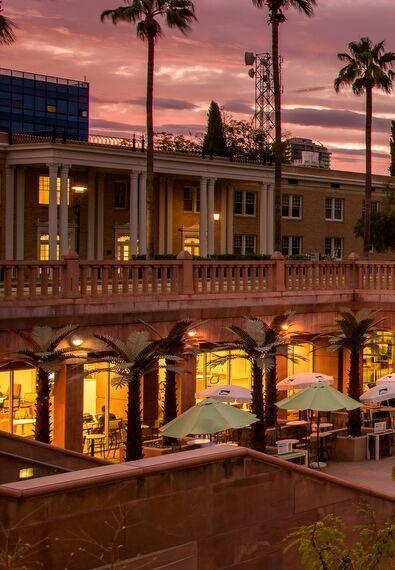
#> input picture 11.jpeg, 395 x 570 px
$ python stitch.py
#> lines starting #> are read from the running program, lines starting #| are printed output that depends on the picture
### panorama.py
import numpy as np
import cv2

class PanoramaCreator:
    def stitch(self, images, lowe_ratio=0.75, ransac_thresh=4.0, display_matches=False):
        # Extract features and keypoints
        (imgB, imgA) = images
        (kpA, featA) = self._extract_features(imgA)
        (kpB, featB) = self._extract_features(imgB)

        # Match keypoints and compute homography
        match_info = self._match_keypoints(kpA, kpB, featA, featB, lowe_ratio, ransac_thresh)
        if match_info is None:
            return None

        # Warp perspective and combine images
        (matches, H, status) = match_info
        result = self._warp_images(imgA, imgB, H)
        result[0:imgB.shape[0], 0:imgB.shape[1]] = imgB

        if display_matches:
            vis = self._draw_matches(imgA, imgB, kpA, kpB, matches, status)
            return result, vis

        return result

    def _warp_images(self, imgA, imgB, H):
        width = imgA.shape[1] + imgB.shape[1]
        result = cv2.warpPerspective(imgA, H, (width, imgA.shape[0]))
        return result

    def _extract_features(self, image):
        sift = cv2.SIFT_create()
        keypoints, features = sift.detectAndCompute(image, None)
        keypoints = np.float32([kp.pt for kp in keypoints])
        return keypoints, features

    def _match_keypoints(self, kpA, kpB, featA, featB, lowe_ratio, ransac_thresh):
        all_matches = self._compute_matches(featA, featB)
        valid_matches = self._filter_matches(all_matches, lowe_ratio)

        if len(valid_matches) > 4:
            ptsA = np.float32([kpA[i] for (_, i) in valid_matches])
            ptsB = np.float32([kpB[i] for (i, _) in valid_matches])
            H, status = cv2.findHomography(ptsA, ptsB, cv2.RANSAC, ransac_thresh)
            return valid_matches, H, status
        return None

    def _compute_matches(self, featA, featB):
        matcher = cv2.DescriptorMatcher_create("BruteForce")
        matches = matcher.knnMatch(featA, featB, 2)
        return matches

    def _filter_matches(self, matches, lowe_ratio):
        valid_matches = []
        for m, n in matches:
            if m.distance < n.distance * lowe_ratio:
                valid_matches.append((m.trainIdx, m.queryIdx))
        return valid_matches

    def _draw_matches(self, imgA, imgB, kpA, kpB, matches, status):
        (hA, wA) = imgA.shape[:2]
        vis = np.zeros((max(hA, imgB.shape[0]), wA + imgB.shape[1], 3), dtype="uint8")
        vis[0:hA, 0:wA] = imgA
        vis[0:imgB.shape[0], wA:] = imgB

        for ((trainIdx, queryIdx), s) in zip(matches, status):
            if s == 1:
                ptA = (int(kpA[queryIdx][0]), int(kpA[queryIdx][1]))
                ptB = (int(kpB[trainIdx][0]) + wA, int(kpB[trainIdx][1]))
                cv2.line(vis, ptA, ptB, (0, 255, 0), 1)
        return vis

### stitch.py
from panorama import PanoramaCreator
import imutils
import cv2
import os

# Get number of images and their filenames from the user
num_images = int(input("Enter the number of images to stitch: "))
#> the answer given: 3
print("Enter the filenames in left-to-right order:")

filenames = []
for i in range(num_images):
    filenames.append(input(f"Enter filename for image {i + 1} with path and extension: "))
#> this loop made 3 passes; the answer given on pass 1: 11.jpeg

# Read and resize images
images = []
for filename in filenames:
    if not os.path.isfile(filename):
        print(f"Error: File '{filename}' does not exist.")
        exit(1)
    image = cv2.imread(filename)
#> image is the input picture: shape (570, 395, 3); mean B, G, R 46.2, 65.1, 110.3
    if image is None:
        print(f"Error: Unable to read '{filename}'.")
        exit(1)
    images.append(image)

# Resize all images to the same height
min_height = min(image.shape[0] for image in images)
#> min_height = 570
images = [imutils.resize(image, height=min_height) for image in images]
#> images = 3 items

# Create panorama object and stitch images
stitcher = PanoramaCreator()
if num_images == 2:
    result, keypoints_image = stitcher.stitch([images[0], images[1]], display_matches=True)
else:
    result, keypoints_image = stitcher.stitch([images[-2], images[-1]], display_matches=True)
#> in _extract_features, `keypoints, features = sift.detectAndCompute(image, None)`: keypoints = 5566 keypoints; strongest (x, y, size): (52, 376, 3.9), (1336, 220, 3.6), (216, 216, 4), (1154, 440, 7.1)
#> in _extract_features, `keypoints = np.float32([kp.pt for kp in keypoints])`: keypoints = 5566 pairs, first value 2.31 to 1396.9, second value 4.39 to 567.2
#> in stitch, `(kpA, featA) = self._extract_features(imgA)`: kpA has the same summary as keypoints in _extract_features
#> in _extract_features (call 2), `keypoints, features = sift.detectAndCompute(image, None)`: keypoints = 5566 keypoints; strongest (x, y, size): (52, 376, 3.9), (1336, 220, 3.6), (216, 216, 4), (1154, 440, 7.1)
#> in stitch, `(kpB, featB) = self._extract_features(imgB)`: kpB = 5566 pairs, first value 2.31 to 1396.9, second value 4.39 to 567.2
#> in _compute_matches, `matches = matcher.knnMatch(featA, featB, 2)`: matches = 5566 matches
#> after the loop in _filter_matches, `for m, n in matches:`: valid_matches = 5566 pairs, first value 0 to 5565, second value 0 to 5565
#> in _match_keypoints, `ptsA = np.float32([kpA[i] for (_, i) in valid_matches])`: ptsA has the same summary as kpB in stitch
#> in _match_keypoints, `ptsB = np.float32([kpB[i] for (i, _) in valid_matches])`: ptsB has the same summary as kpB in stitch
#> in _match_keypoints, `H, status = cv2.findHomography(ptsA, ptsB, cv2.RANSAC, ransac_thresh)`: H = [[1, -1.26e-15, 2.17e-12], [-2.15e-15, 1, 1.52e-12], [-7.75e-18, -3.72e-18, 1]]; status = 5566 values from 1 to 1
#> in stitch, `(matches, H, status) = match_info`: matches has the same summary as valid_matches in _filter_matches
#> in _warp_images, `result = cv2.warpPerspective(imgA, H, (width, imgA.shape[0]))`:
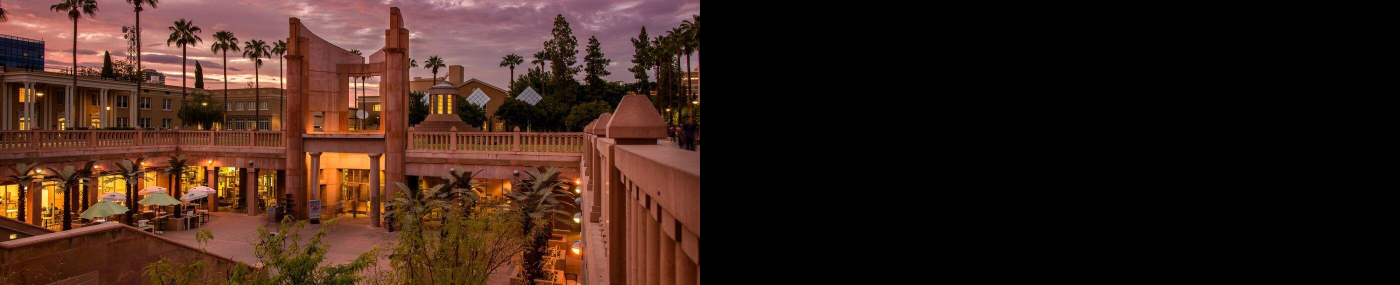
#> result: shape (570, 2800, 3) (shown at 1/2 size); mean B, G, R 25.1, 33.8, 56.6
#> in _draw_matches, `vis[0:imgB.shape[0], wA:] = imgB`:
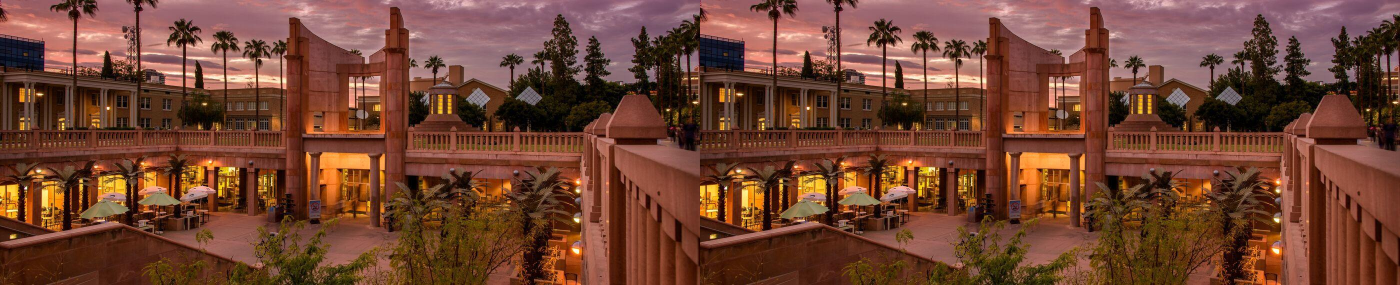
#> vis: shape (570, 2800, 3) (shown at 1/2 size); mean B, G, R 50.2, 67.6, 113.2
#> the loop in _draw_matches, `for ((trainIdx, queryIdx), s) in zip(matches, status):` made 5566 passes
#> (ptA, ptB) on passes 1 to 12: ((2, 35), (1402, 35)), ((2, 289), (1402, 289)), ((2, 420), (1402, 420)), ((2, 294), (1402, 294)), ((2, 294), (1402, 294)), ((3, 31), (1403, 31)), ((3, 31), (1403, 31)), ((3, 265), (1403, 265)), ((4, 146), (1404, 146)), ((4, 389), (1404, 389)), ((6, 374), (1406, 374)), ((7, 398), (1407, 398))
#> ptA on pass 100: (41, 252)
#> after the loop in _draw_matches, `for ((trainIdx, queryIdx), s) in zip(matches, status):`:
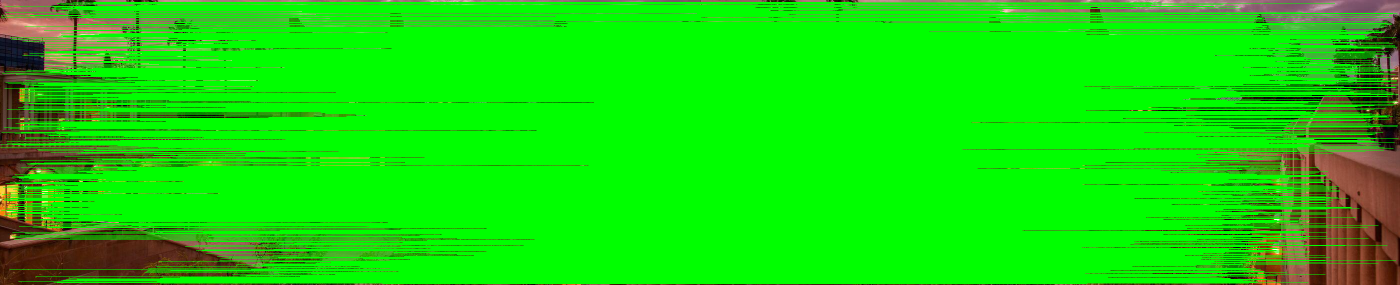
#> vis: shape (570, 2800, 3) (shown at 1/2 size); mean B, G, R 9.9, 219.3, 21.3
    for i in range(num_images - 2):
        result, keypoints_image = stitcher.stitch([images[-i - 3], result], display_matches=True)
#> this loop made 1 pass
#> pass 1, in _warp_images (call 2), `result = cv2.warpPerspective(imgA, H, (width, imgA.shape[0]))`:
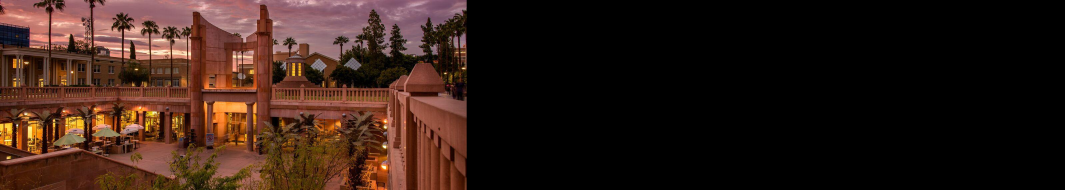
#> result: shape (570, 3195, 3) (shown at 1/3 size); mean B, G, R 22, 29.6, 49.6
#> pass 1, in stitch (call 2), `vis = self._draw_matches(imgA, imgB, kpA, kpB, matches, status)`:
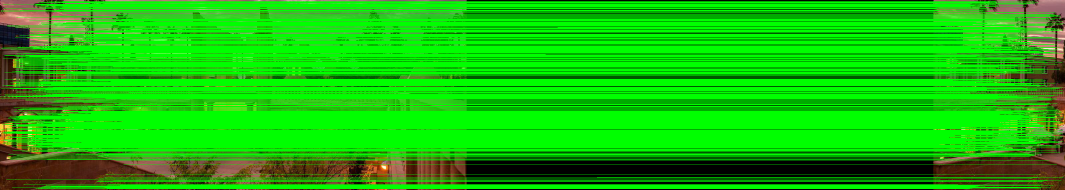
#> vis: shape (570, 3195, 3) (shown at 1/3 size); mean B, G, R 9.2, 190.5, 21.5

# Display and save results
cv2.imshow("Keypoint Matches", keypoints_image)
cv2.imshow("Panorama", result)

cv2.imwrite("output/matched_points.jpg", keypoints_image)
cv2.imwrite("output/panorama_image.jpg", result)

cv2.waitKey(0)
cv2.destroyAllWindows()
